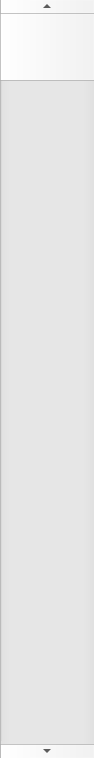
<?xml version="1.0" encoding="UTF-8"?>
<ui version="4.0">
 <class>CustomScrollBar</class>
 <widget class="QScrollBar" name="CustomScrollBar">
  <property name="geometry">
   <rect>
    <x>0</x>
    <y>0</y>
    <width>94</width>
    <height>758</height>
   </rect>
  </property>
  <property name="sizePolicy">
   <sizepolicy hsizetype="Minimum" vsizetype="Expanding">
    <horstretch>0</horstretch>
    <verstretch>0</verstretch>
   </sizepolicy>
  </property>
  <property name="windowTitle">
   <string>CustomScrollBar</string>
  </property>
 </widget>
 <layoutdefault spacing="6" margin="11"/>
 <resources/>
 <connections/>
</ui>
